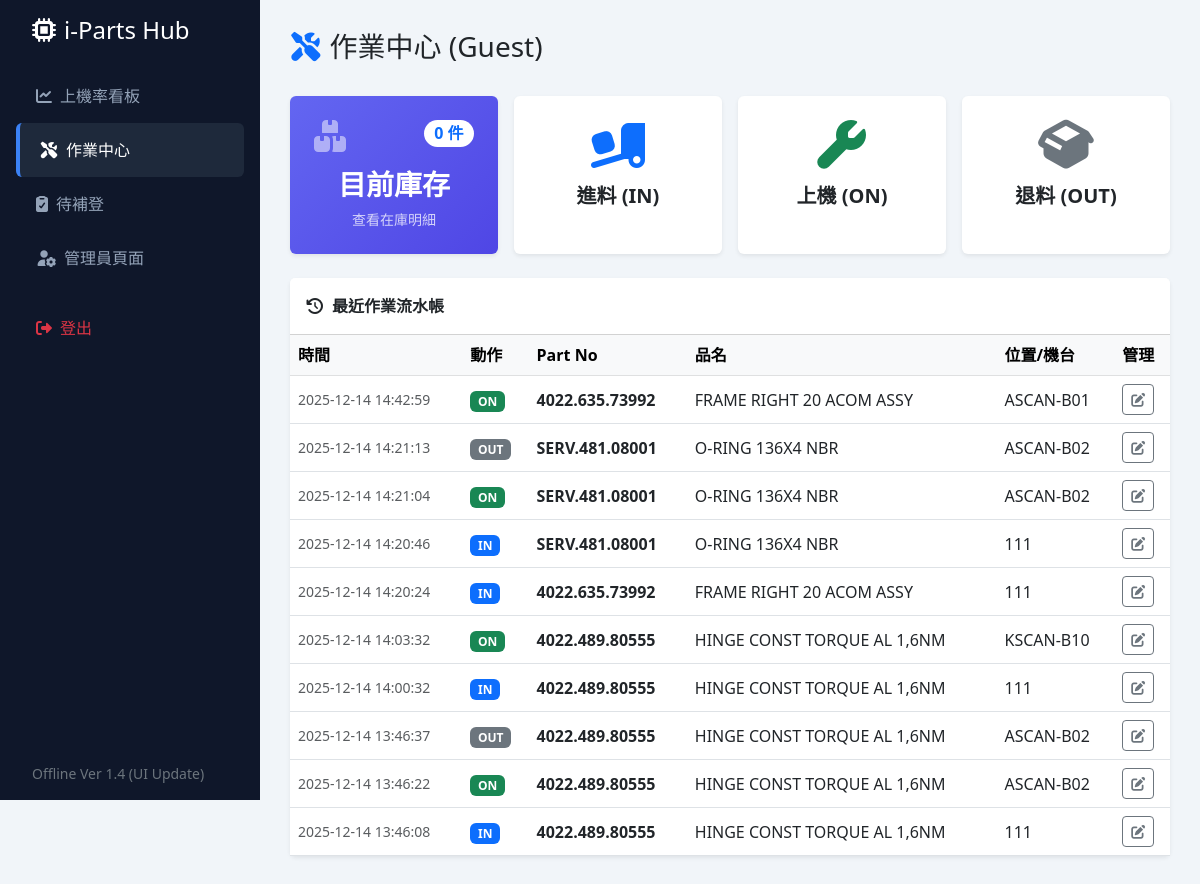
Before: /iPart-PHP/index.php?route=ops (signed in) with the older database file.
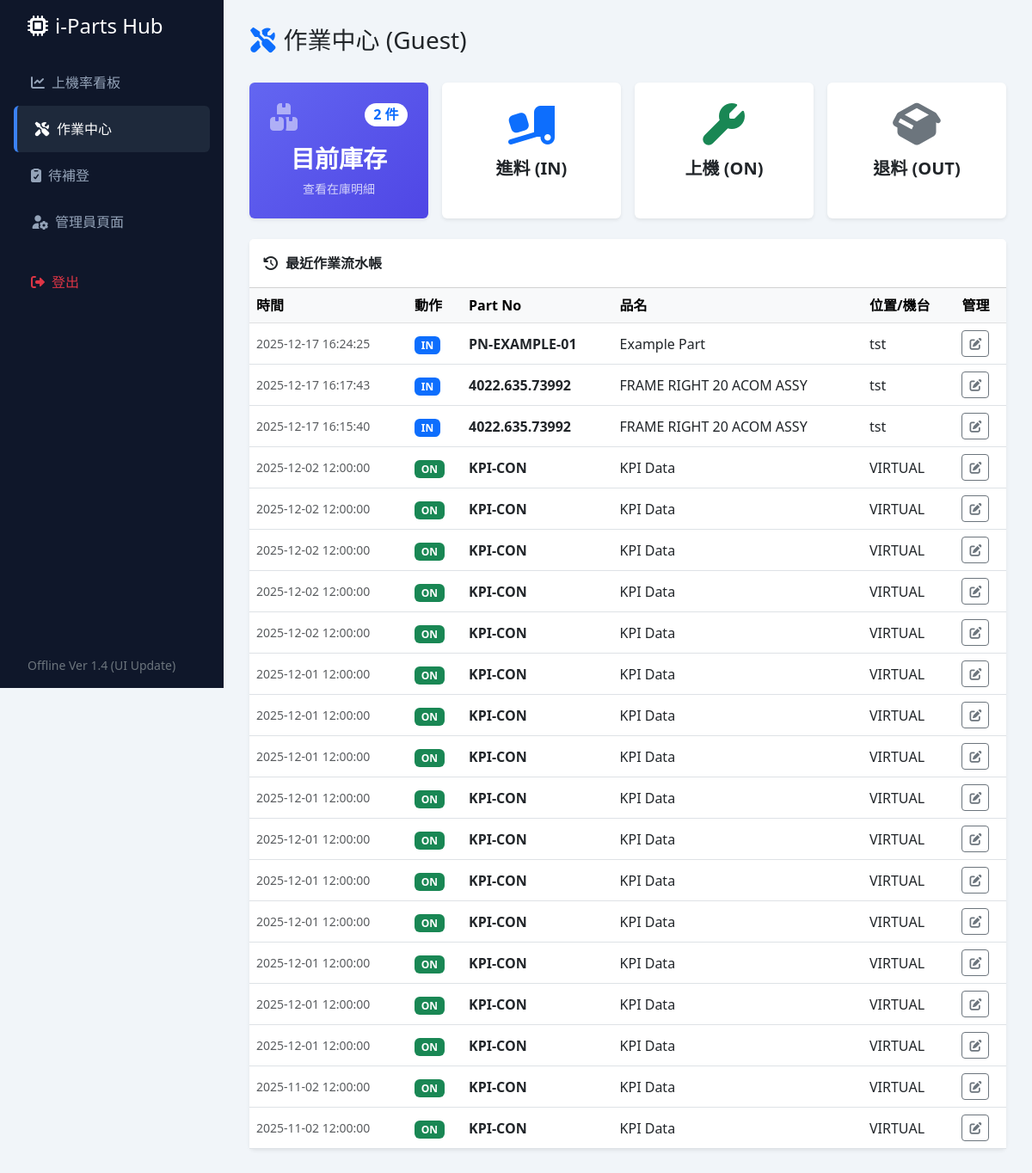
After: the same page with the newer database file.
### tables this page shows
CREATE TABLE part_lifecycle (
                id INTEGER PRIMARY KEY AUTOINCREMENT,
                dept TEXT,
                status TEXT,
                part_no TEXT,
                part_name TEXT,
                vendor TEXT,
                sn TEXT,
                location TEXT,
                ipart_logged INTEGER DEFAULT 0,
                remark TEXT,
                category TEXT,  -- ★ 新增分類欄位
                created_at TIMESTAMP DEFAULT CURRENT_TIMESTAMP
            );

### iPart-PHP/functions.php (called while the page is built, shortened)
<?php
function get_db(string $db_name): PDO {
    $pdo = new PDO("sqlite:{$db_name}.db");
    $pdo->setAttribute(PDO::ATTR_ERRMODE, PDO::ERRMODE_EXCEPTION);
    $pdo->setAttribute(PDO::ATTR_DEFAULT_FETCH_MODE, PDO::FETCH_ASSOC);
    return $pdo;
}
function get_current_inventory(string $dept): array {
    $db = get_db($dept);
    $sql = "
        SELECT p1.part_no, p1.part_name, p1.vendor, p1.sn, p1.location, p1.created_at
        FROM part_lifecycle p1
        INNER JOIN (
            SELECT part_no, sn, MAX(id) as max_id
            FROM part_lifecycle
            GROUP BY part_no, sn
        ) p2 ON p1.id = p2.max_id
        WHERE p1.status = 'IN'
        ORDER BY p1.part_no
    ";
    return $db->query($sql)->fetchAll();
}
?>

### iPart-PHP/views/ops_center.php (the view, shortened to what this page needs)
<div class="d-flex justify-content-between align-items-center mb-4">
    <h3><i class="fas fa-tools me-2 text-primary"></i>作業中心 (<?= $curr_dept ?>)</h3>
</div>
<div class="row g-3 mb-4">
    <div class="col-md-3">
        <a href="index.php?route=inventory" class="text-decoration-none">
            <div class="card h-100 border-0 shadow-sm" style="background: linear-gradient(135deg, #6366f1 0%, #4f46e5 100%); color: white;">
                <div class="card-body text-center py-4">
                    <div class="d-flex justify-content-between align-items-start px-2">
                        <i class="fas fa-boxes fa-2x opacity-50"></i>
                        <span class="badge bg-white text-primary rounded-pill fs-6"><?= $inv_count ?> 件</span>
                    </div>
                    <h3 class="mt-3 fw-bold">目前庫存</h3>
                    <p class="mb-0 opacity-75 small">查看在庫明細</p>
                </div>
            </div>
        </a>
    </div>
    <div class="col-md-3"><a href="index.php?route=ops_new&status=IN" class="text-decoration-none"><div class="card h-100 bg-white border-0 shadow-sm text-center"><div class="card-body py-4"><i class="fas fa-truck-loading fa-3x mb-3 text-primary"></i><h5 class="fw-bold text-dark">進料 (IN)</h5></div></div></a></div>
    <div class="col-md-3"><a href="index.php?route=ops_new&status=ON" class="text-decoration-none"><div class="card h-100 bg-white border-0 shadow-sm text-center"><div class="card-body py-4"><i class="fas fa-wrench fa-3x mb-3 text-success"></i><h5 class="fw-bold text-dark">上機 (ON)</h5></div></div></a></div>
    <div class="col-md-3"><a href="index.php?route=ops_new&status=OUT" class="text-decoration-none"><div class="card h-100 bg-white border-0 shadow-sm text-center"><div class="card-body py-4"><i class="fas fa-box-open fa-3x mb-3 text-secondary"></i><h5 class="fw-bold text-dark">退料 (OUT)</h5></div></div></a></div>
</div>
<div class="card border-0 shadow-sm">
    <div class="card-header bg-white fw-bold py-3"><i class="fas fa-history me-2"></i>最近作業流水帳</div>
    <div class="table-responsive">
        <table class="table table-hover align-middle mb-0">
            <thead class="table-light"><tr><th>時間</th><th>動作</th><th>Part No</th><th>品名</th><th>位置/機台</th><th>管理</th></tr></thead>
            <tbody>
                <?php foreach ($logs as $log): ?>
                <tr>
                    <td class="small text-muted"><?= $log['created_at'] ?></td>
                    <td><span class="badge bg-<?= ($log['status']=='IN'?'primary':($log['status']=='ON'?'success':'secondary')) ?>"><?= $log['status'] ?></span></td>
                    <td class="fw-bold"><?= $log['part_no'] ?></td>
                    <td><?= $log['part_name'] ?></td>
                    <td><?= $log['location'] ?></td>
                    <td>
                        <a href="index.php?route=ops_edit&id=<?= $log['id'] ?>" class="btn btn-sm btn-outline-secondary"><i class="fas fa-edit"></i></a>
                    </td>
                </tr>
                <?php endforeach; ?>
            </tbody>
        </table>
    </div>
</div>
<?php $content = ob_get_clean(); require 'layout.php'; ?>

Changed rows visible on the page:
no longer on this page (row edited): part_lifecycle: created_at "2025-12-14 14:42:59", status "ON", part_no "4022.635.73992", part_name "FRAME RIGHT 20 ACOM ASSY", location "ASCAN-B01"
no longer on this page (row edited): part_lifecycle: created_at "2025-12-14 14:21:13", status "OUT", part_no "SERV.481.08001", part_name "O-RING 136X4 NBR", location "ASCAN-B02"
no longer on this page (row edited): part_lifecycle: created_at "2025-12-14 14:21:04", status "ON", part_no "SERV.481.08001", part_name "O-RING 136X4 NBR", location "ASCAN-B02"
no longer on this page (row edited): part_lifecycle: created_at "2025-12-14 14:20:46", status "IN", part_no "SERV.481.08001", part_name "O-RING 136X4 NBR", location "111"
no longer on this page (row edited): part_lifecycle: created_at "2025-12-14 14:20:24", status "IN", part_no "4022.635.73992", part_name "FRAME RIGHT 20 ACOM ASSY", location "111"
no longer on this page (row edited): part_lifecycle: created_at "2025-12-14 14:03:32", status "ON", part_no "4022.489.80555", part_name "HINGE CONST TORQUE AL 1,6NM", location "KSCAN-B10"
no longer on this page (row edited): part_lifecycle: created_at "2025-12-14 14:00:32", status "IN", part_no "4022.489.80555", part_name "HINGE CONST TORQUE AL 1,6NM", location "111"
no longer on this page (row edited): part_lifecycle: created_at "2025-12-14 13:46:37", status "OUT", part_no "4022.489.80555", part_name "HINGE CONST TORQUE AL 1,6NM", location "ASCAN-B02"
no longer on this page (row edited): part_lifecycle: created_at "2025-12-14 13:46:22", status "ON", part_no "4022.489.80555", part_name "HINGE CONST TORQUE AL 1,6NM", location "ASCAN-B02"
no longer on this page (row edited): part_lifecycle: created_at "2025-12-14 13:46:08", status "IN", part_no "4022.489.80555", part_name "HINGE CONST TORQUE AL 1,6NM", location "111"
added part_lifecycle: created_at "2025-12-17 16:24:25", status "IN", part_no "PN-EXAMPLE-01", part_name "Example Part", location "tst"
added part_lifecycle: created_at "2025-12-17 16:17:43", status "IN", part_no "4022.635.73992", part_name "FRAME RIGHT 20 ACOM ASSY", location "tst"
added part_lifecycle: created_at "2025-12-17 16:15:40", status "IN", part_no "4022.635.73992", part_name "FRAME RIGHT 20 ACOM ASSY", location "tst"
added part_lifecycle: created_at "2025-12-02 12:00:00", status "ON", part_no "KPI-CON", part_name "KPI Data", location "VIRTUAL"
added part_lifecycle: created_at "2025-12-02 12:00:00", status "ON", part_no "KPI-CON", part_name "KPI Data", location "VIRTUAL"
added part_lifecycle: created_at "2025-12-02 12:00:00", status "ON", part_no "KPI-CON", part_name "KPI Data", location "VIRTUAL"
added part_lifecycle: created_at "2025-12-02 12:00:00", status "ON", part_no "KPI-CON", part_name "KPI Data", location "VIRTUAL"
added part_lifecycle: created_at "2025-12-02 12:00:00", status "ON", part_no "KPI-CON", part_name "KPI Data", location "VIRTUAL"
added part_lifecycle: created_at "2025-12-01 12:00:00", status "ON", part_no "KPI-CON", part_name "KPI Data", location "VIRTUAL"
added part_lifecycle: created_at "2025-12-01 12:00:00", status "ON", part_no "KPI-CON", part_name "KPI Data", location "VIRTUAL"
added part_lifecycle: created_at "2025-12-01 12:00:00", status "ON", part_no "KPI-CON", part_name "KPI Data", location "VIRTUAL"
added part_lifecycle: created_at "2025-12-01 12:00:00", status "ON", part_no "KPI-CON", part_name "KPI Data", location "VIRTUAL"
added part_lifecycle: created_at "2025-12-01 12:00:00", status "ON", part_no "KPI-CON", part_name "KPI Data", location "VIRTUAL"
added part_lifecycle: created_at "2025-12-01 12:00:00", status "ON", part_no "KPI-CON", part_name "KPI Data", location "VIRTUAL"
added part_lifecycle: created_at "2025-12-01 12:00:00", status "ON", part_no "KPI-CON", part_name "KPI Data", location "VIRTUAL"
added part_lifecycle: created_at "2025-12-01 12:00:00", status "ON", part_no "KPI-CON", part_name "KPI Data", location "VIRTUAL"
added part_lifecycle: created_at "2025-12-01 12:00:00", status "ON", part_no "KPI-CON", part_name "KPI Data", location "VIRTUAL"
added part_lifecycle: created_at "2025-12-01 12:00:00", status "ON", part_no "KPI-CON", part_name "KPI Data", location "VIRTUAL"
added part_lifecycle: created_at "2025-11-02 12:00:00", status "ON", part_no "KPI-CON", part_name "KPI Data", location "VIRTUAL"
added part_lifecycle: created_at "2025-11-02 12:00:00", status "ON", part_no "KPI-CON", part_name "KPI Data", location "VIRTUAL"
Other visible differences:
$inv_count: "0" → "2"
